Frame 1 (no input): blank canvas, image omitted
Frame 60 (no input): blank canvas, image omitted
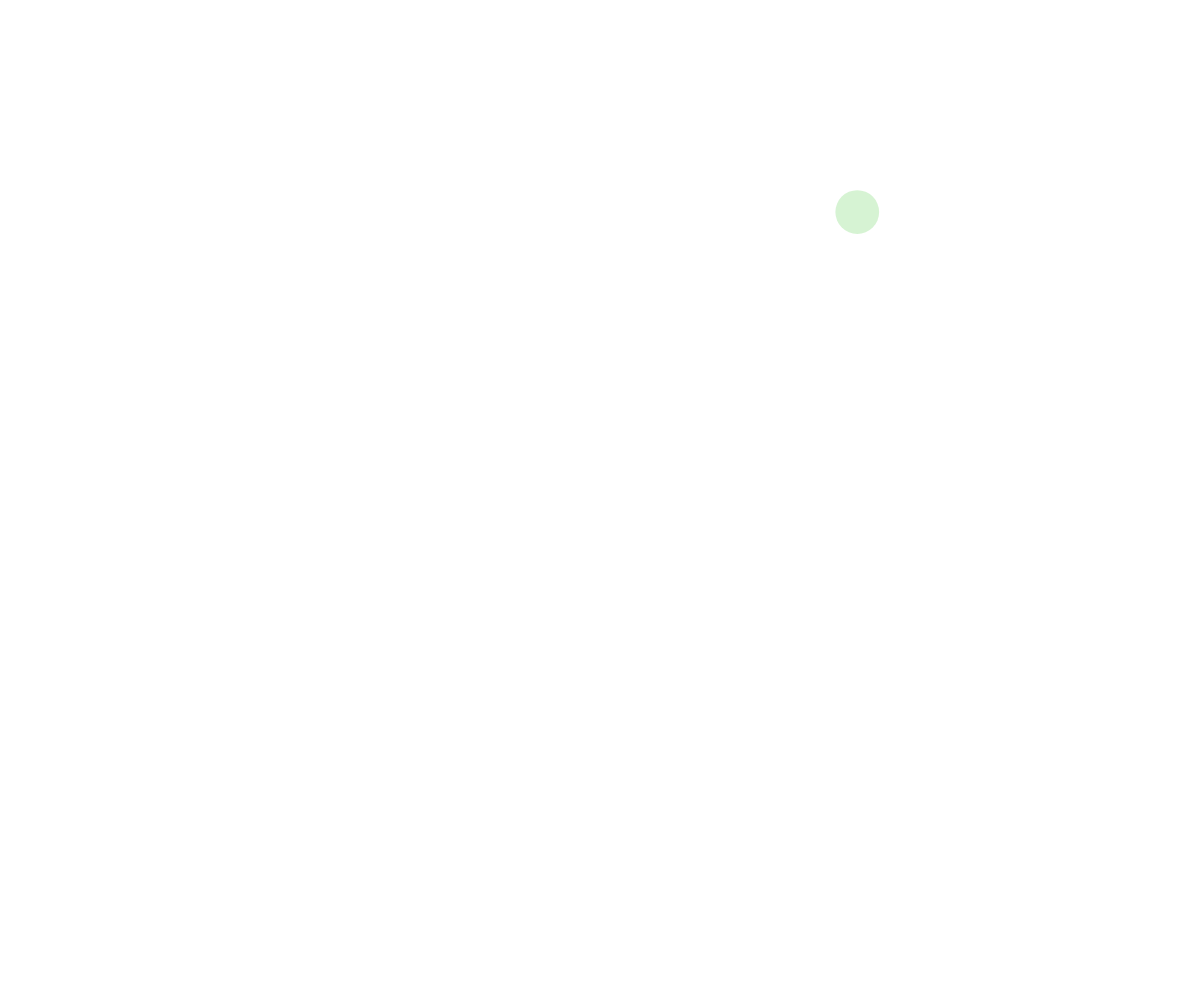
Frame 120 (the mouse pressed at the canvas centre since frame 60)

The p5.js sketch whose frames 1 and 60 were blank and that drew this single picture after the mouse press (run headless with seeded random() and noise() and a simulated clock; from frame 60 on, the mouse is pressed at the canvas centre):

// p5.js sketch
// ── sketch.js
// setInterval demo
// Your Name
// Date
//
// Extra for Experts:
// - describe what you did to take this project "above and beyond"

let ballArray = [];

function setup() {
  createCanvas(windowWidth, windowHeight);
  noStroke();
  window.setInterval(addBall, 1000); //adding one ball every 1000 milliseconds
  //could use setTimeOut to have it only happen once after (at) the specified time
}

function draw() {
  background("white");
  moveBalls();
  displayBalls();
  checkCollision();
}

function mousePressed() {
}

function checkCollision() {
  for (let i = 0; i < ballArray.length; i++) {
    let distanceToMouse = dist(mouseX, mouseY, ballArray[i].x, ballArray[i].y);
    if (distanceToMouse < ballArray[i].radius) {
      //ballArray[i].colour = "black";
      ballArray.splice(i, 1); //starting at i, delete one item
    }
  }

}

function moveBalls() {
  for (let i = ballArray.length-1; i >= 0; i--) {
    let dx = random(-10, 10);
    let dy = random(-10, 10);
    ballArray[i].x += dx;
    ballArray[i].y += dy;
  }
}

function displayBalls() {
  for (let item = 0; item < ballArray.length; item++) {
    fill(ballArray[item].colour);
    ellipse(ballArray[item].x, ballArray[item].y, ballArray[item].radius, ballArray[item].radius);
  }

}

function addBall() {
  // if (mouseIsPressed) { //i put this part in for fun but its unnecessary
  let thisBall = {
    x: random(width),
    y: random(height),
    radius: random(25, 50),
    colour: color(random(255), random(255), random(255), random(255)), 
  };
  ballArray.push(thisBall);
  // }
}
